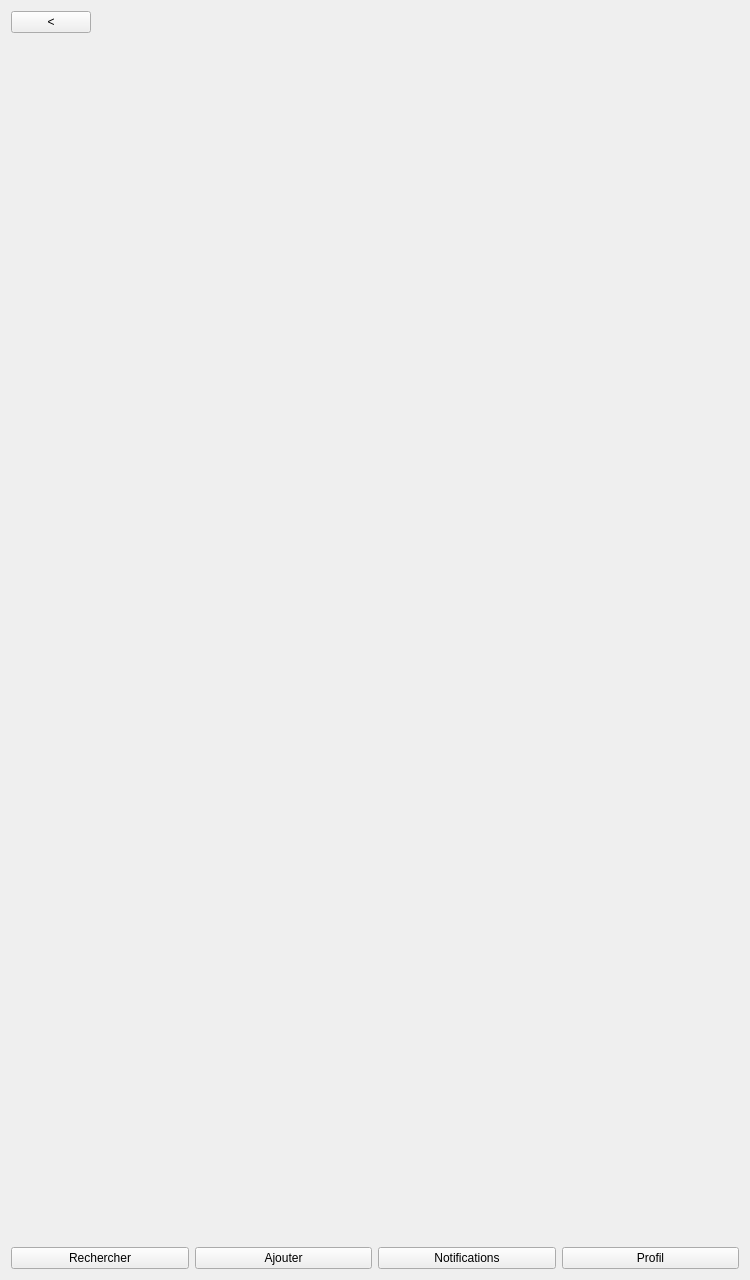
<?xml version="1.0" encoding="UTF-8"?>
<ui version="4.0">
 <class>Ajout_oeuvre_existante</class>
 <widget class="QWidget" name="Ajout_oeuvre_existante">
  <property name="geometry">
   <rect>
    <x>0</x>
    <y>0</y>
    <width>750</width>
    <height>1280</height>
   </rect>
  </property>
  <property name="windowTitle">
   <string>Form</string>
  </property>
  <layout class="QGridLayout" name="gridLayout_4">
   <item row="2" column="0">
    <layout class="QGridLayout" name="gridLayout_element_existant"/>
   </item>
   <item row="1" column="0">
    <spacer name="verticalSpacer">
     <property name="orientation">
      <enum>Qt::Vertical</enum>
     </property>
     <property name="sizeHint" stdset="0">
      <size>
       <width>20</width>
       <height>40</height>
      </size>
     </property>
    </spacer>
   </item>
   <item row="4" column="0">
    <layout class="QGridLayout" name="gridLayout_3">
     <item row="0" column="1">
      <widget class="QPushButton" name="button_icones_2">
       <property name="text">
        <string>Ajouter</string>
       </property>
      </widget>
     </item>
     <item row="0" column="2">
      <widget class="QPushButton" name="button_icones_3">
       <property name="text">
        <string>Notifications</string>
       </property>
      </widget>
     </item>
     <item row="0" column="0">
      <widget class="QPushButton" name="button_icones">
       <property name="text">
        <string>Rechercher</string>
       </property>
      </widget>
     </item>
     <item row="0" column="3">
      <widget class="QPushButton" name="button_icones_4">
       <property name="text">
        <string>Profil</string>
       </property>
      </widget>
     </item>
    </layout>
   </item>
   <item row="0" column="0">
    <layout class="QGridLayout" name="gridLayout_2">
     <item row="0" column="0">
      <widget class="QPushButton" name="button_retour">
       <property name="text">
        <string>&lt;</string>
       </property>
      </widget>
     </item>
     <item row="0" column="1">
      <spacer name="horizontalSpacer">
       <property name="orientation">
        <enum>Qt::Horizontal</enum>
       </property>
       <property name="sizeHint" stdset="0">
        <size>
         <width>40</width>
         <height>20</height>
        </size>
       </property>
      </spacer>
     </item>
    </layout>
   </item>
   <item row="3" column="0">
    <spacer name="verticalSpacer_2">
     <property name="orientation">
      <enum>Qt::Vertical</enum>
     </property>
     <property name="sizeHint" stdset="0">
      <size>
       <width>20</width>
       <height>40</height>
      </size>
     </property>
    </spacer>
   </item>
  </layout>
 </widget>
 <resources/>
 <connections/>
</ui>
